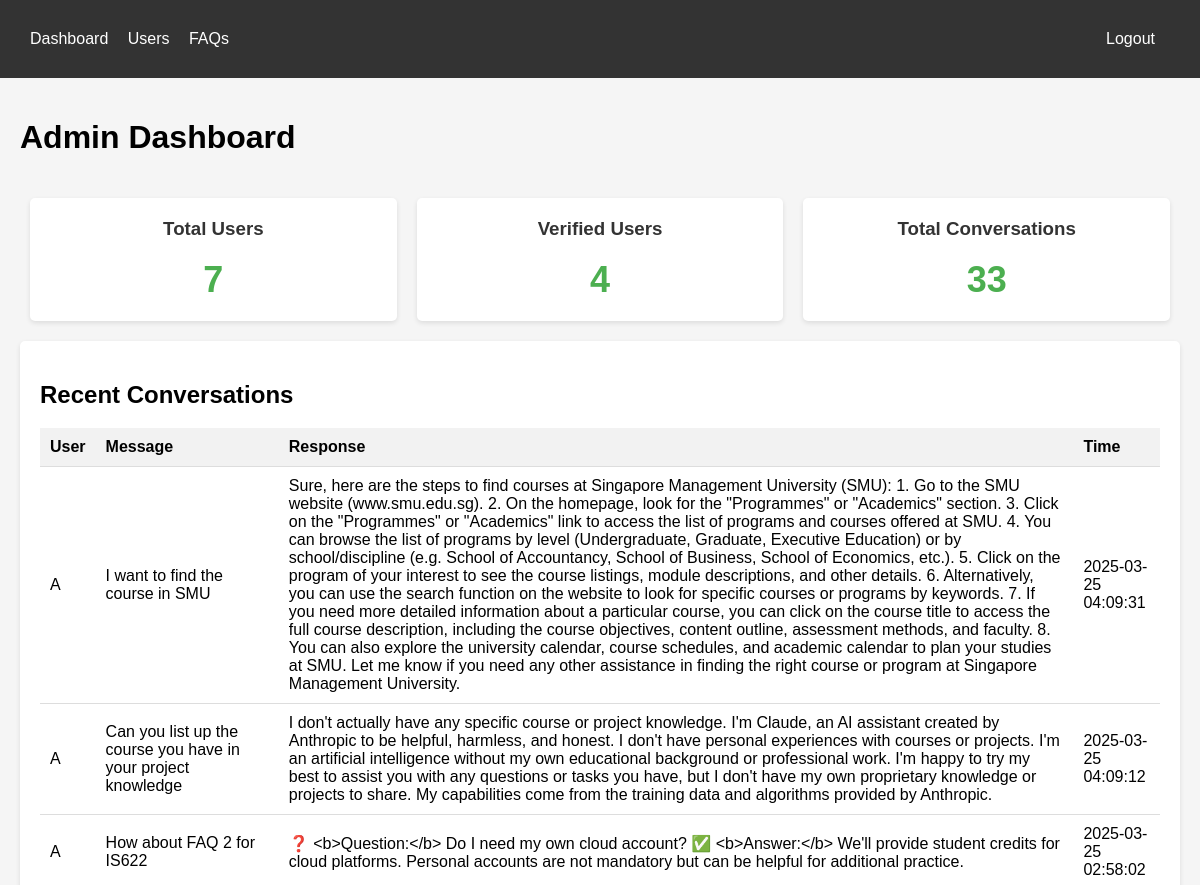
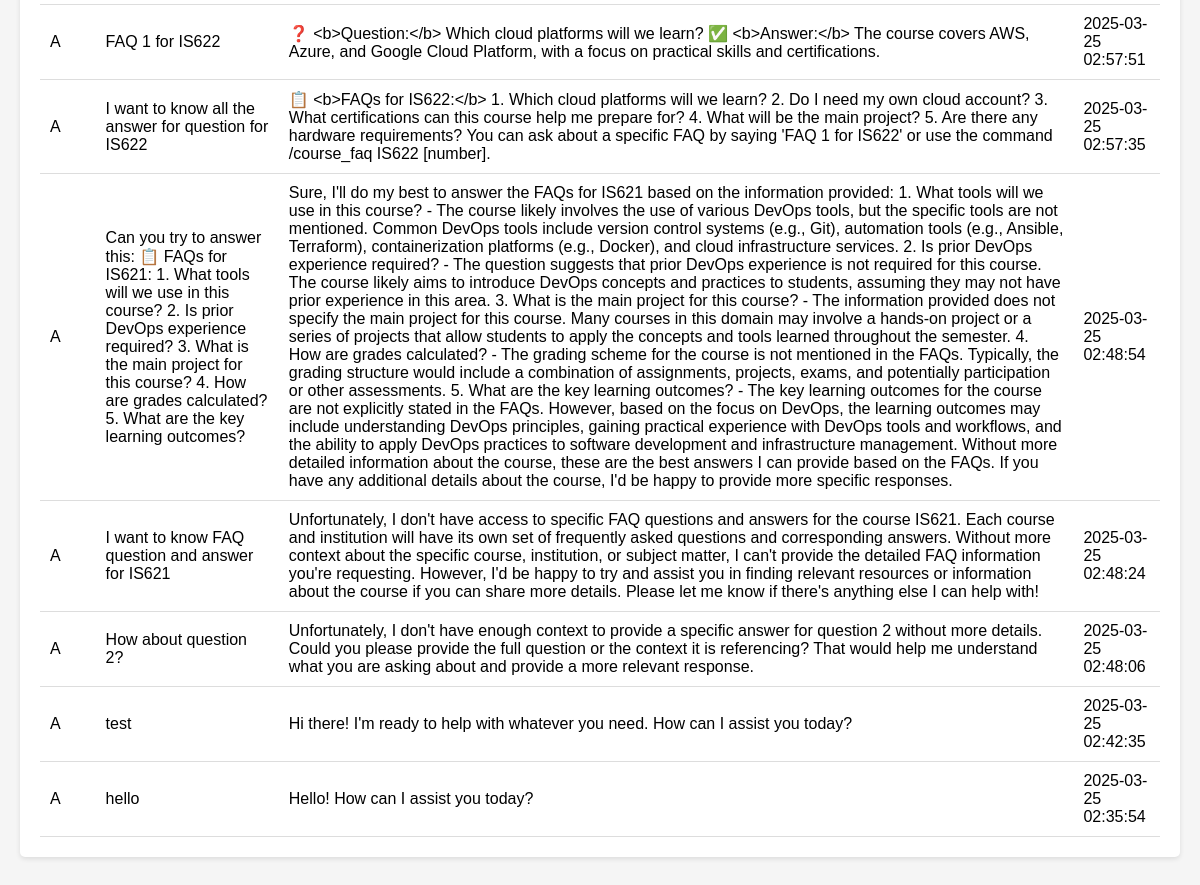
The page /dashboard (signed in) on the database as committed earlier (2 pictures, top to bottom).
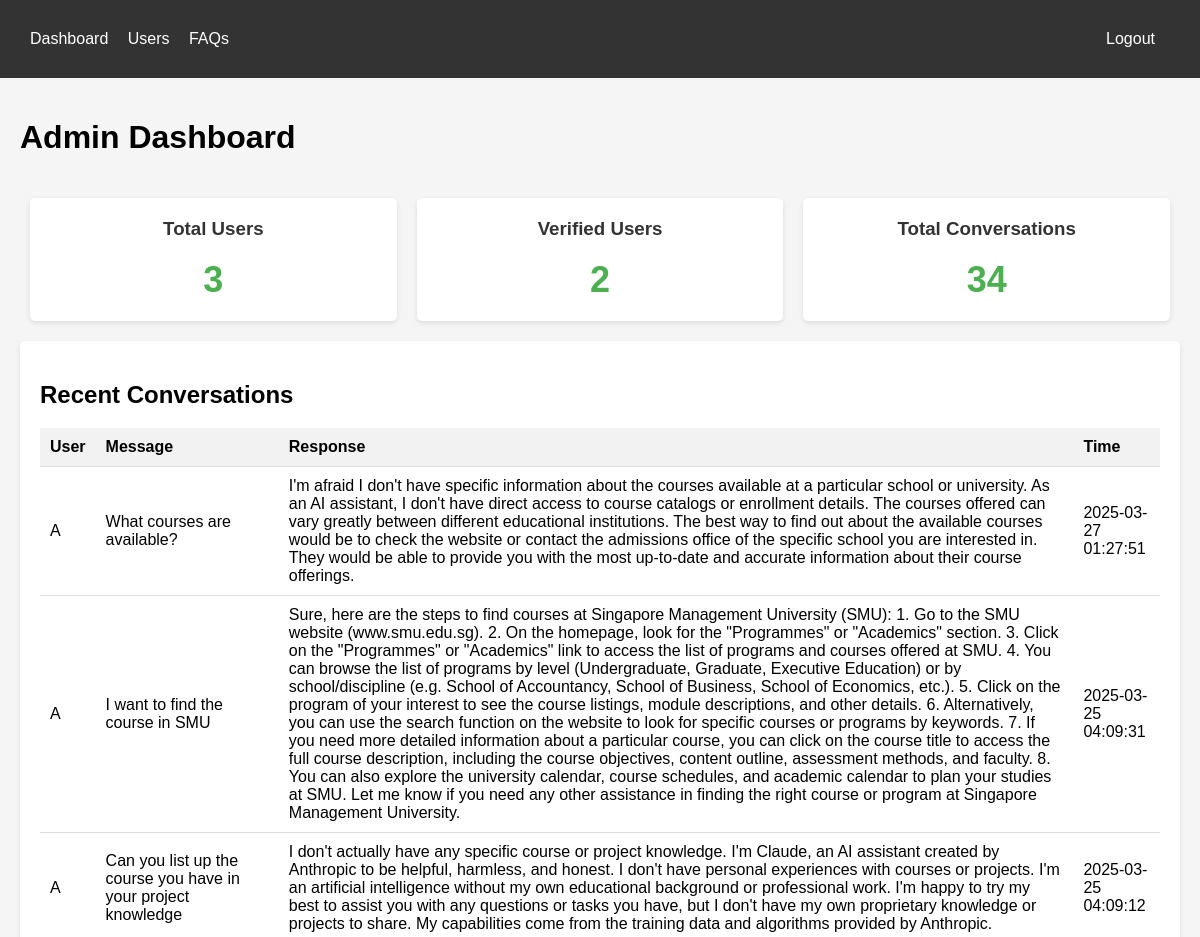
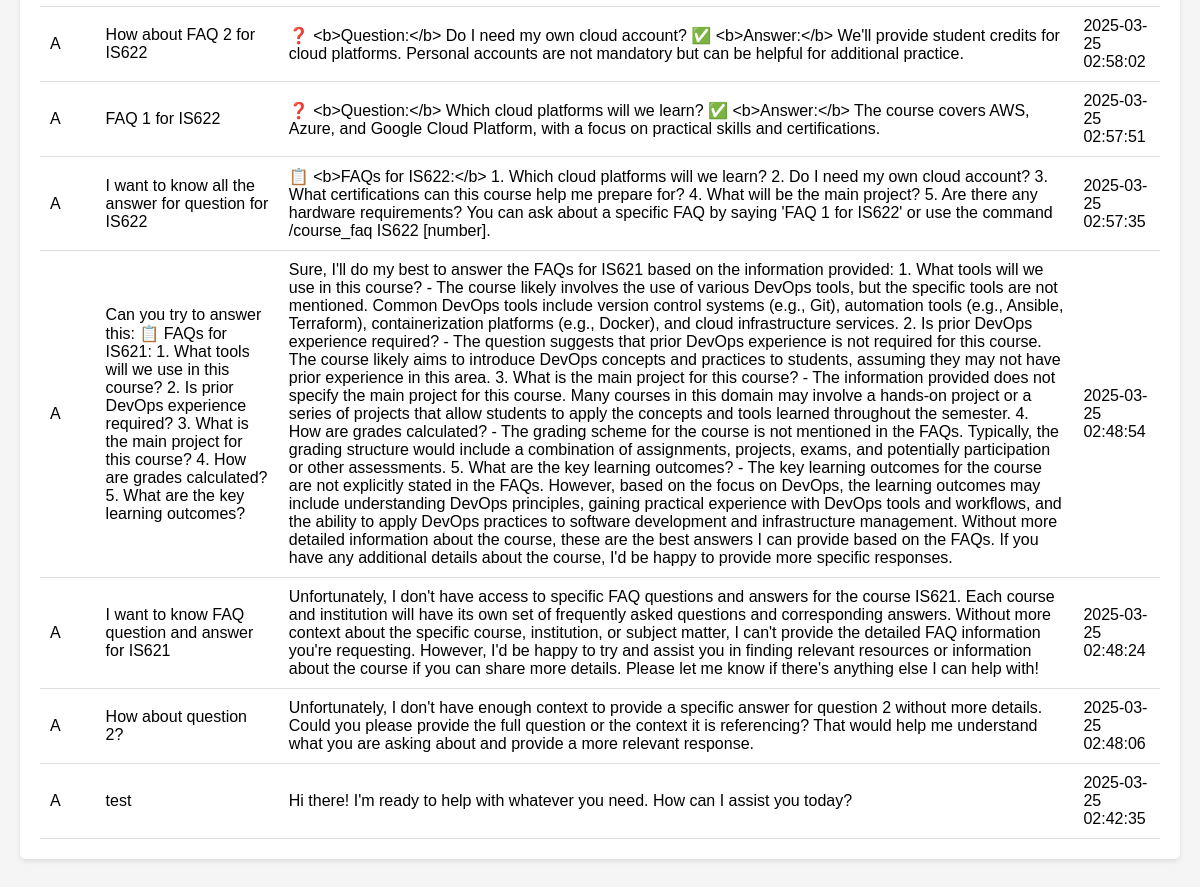
The same page on the database as committed later (2 pictures, top to bottom).
### tables this page shows
CREATE TABLE conversations (
        id INTEGER PRIMARY KEY AUTOINCREMENT,
        user_id TEXT,
        message TEXT,
        response TEXT,
        timestamp TIMESTAMP DEFAULT CURRENT_TIMESTAMP,
        FOREIGN KEY (user_id) REFERENCES users(user_id)
    );

CREATE TABLE users (
        user_id TEXT PRIMARY KEY,
        username TEXT,
        first_name TEXT,
        email TEXT,
        is_verified INTEGER DEFAULT 0,
        is_staff INTEGER DEFAULT 0,
        verification_code TEXT,
        code_expires_at TIMESTAMP,
        created_at TIMESTAMP DEFAULT CURRENT_TIMESTAMP
    );

### dashboard/app.py (the view)
@app.route('/dashboard')
def dashboard():
    if 'logged_in' not in session:
        return redirect(url_for('login'))
    with DatabaseConnection() as conn:
        cursor = conn.cursor()
        cursor.execute('SELECT COUNT(*) as count FROM users')
        user_count = cursor.fetchone()['count']
        cursor.execute('SELECT COUNT(*) as count FROM users WHERE is_verified = 1')
        verified_count = cursor.fetchone()['count']
        cursor.execute('SELECT COUNT(*) as count FROM conversations')
        conversation_count = cursor.fetchone()['count']
        cursor.execute('''
        SELECT c.message, c.response, c.timestamp, u.first_name
        FROM conversations c
        JOIN users u ON c.user_id = u.user_id
        ORDER BY c.timestamp DESC
        LIMIT 10
        ''')
        recent_conversations = cursor.fetchall()
    return render_template('dashboard.html',
                          user_count=user_count,
                          verified_count=verified_count,
                          conversation_count=conversation_count,
                          recent_conversations=recent_conversations)

### db/connection.py (called while the page is built)
def get_connection():
    conn = sqlite3.connect(DATABASE_PATH)
    conn.row_factory = sqlite3.Row  # This lets us access columns by name
    return conn

    def __enter__(self):
        self.conn = get_connection()
        return self.conn

    def __exit__(self, exc_type, exc_val, exc_tb):
        if self.conn:
            if exc_type is None:
                self.conn.commit()
            else:
                self.conn.rollback()
            self.conn.close()

### dashboard/templates/dashboard.html (shortened to what this page needs)
<!DOCTYPE html>
<html>
<head>
</head>
<body>
    <div class="navbar">
        <div class="container">
            <a href="/dashboard">Dashboard</a>
            <a href="/users">Users</a>
            <a href="/faqs">FAQs</a>
            <a href="/logout" style="float:right">Logout</a>
        </div>
    </div>
    <div class="container">
        <div class="header">
            <h1>Admin Dashboard</h1>
        </div>
        <div class="stats">
            <div class="stat-card">
                <h3>Total Users</h3>
                <div class="number">{{ user_count }}</div>
            </div>
            <div class="stat-card">
                <h3>Verified Users</h3>
                <div class="number">{{ verified_count }}</div>
            </div>
            <div class="stat-card">
                <h3>Total Conversations</h3>
                <div class="number">{{ conversation_count }}</div>
            </div>
        </div>
        <div class="card">
            <h2>Recent Conversations</h2>
            <table>
                <thead>
                    <tr>
                        <th>User</th>
                        <th>Message</th>
                        <th>Response</th>
                        <th>Time</th>
                    </tr>
                </thead>
                <tbody>
                    {% for conv in recent_conversations %}
                    <tr>
                        <td>{{ conv.first_name }}</td>
                        <td>{{ conv.message }}</td>
                        <td>{{ conv.response }}</td>
                        <td>{{ conv.timestamp }}</td>
                    </tr>
                    {% endfor %}
                </tbody>
            </table>
        </div>
    </div>
</body>
</html>

Rows that differ between the two databases and show on the page:
no longer on this page (row unchanged): conversations: first_name "A", message "hello", response "Hello! How can I assist you today?", timestamp "2025-03-25 02:35:54"
added conversations: first_name "A", message "What courses are available?", response "I'm afraid I don't have specific information about the courses available at a particular school or university. As an AI assistant, I don't have direct access to course catalogs or enrollment details. The courses offered can vary greatly between different educational institutions. The best way to find out about the available courses would be to check the website or contact the admissions office of the specific school you are interested in. They would be able to provide you with the most up-to-date and accurate information about their course offerings.", timestamp "2025-03-27 01:27:51"
Other text that changed with them:
{{ user_count }}: "7" → "3"
{{ verified_count }}: "4" → "2"
{{ conversation_count }}: "33" → "34"
